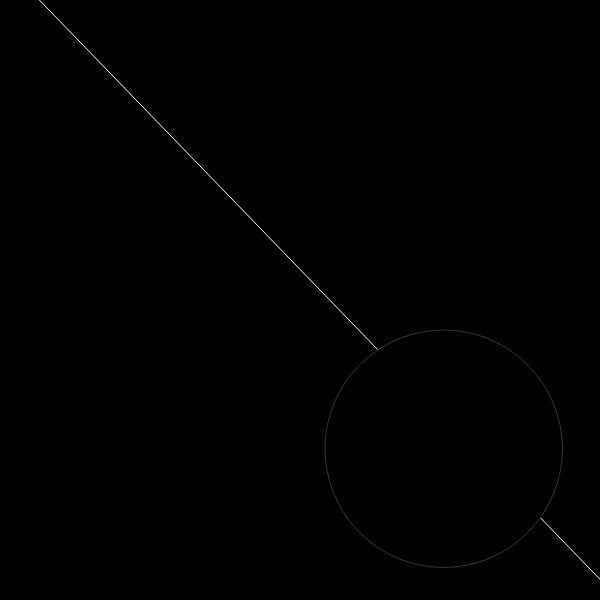
Frame 1 (no input)
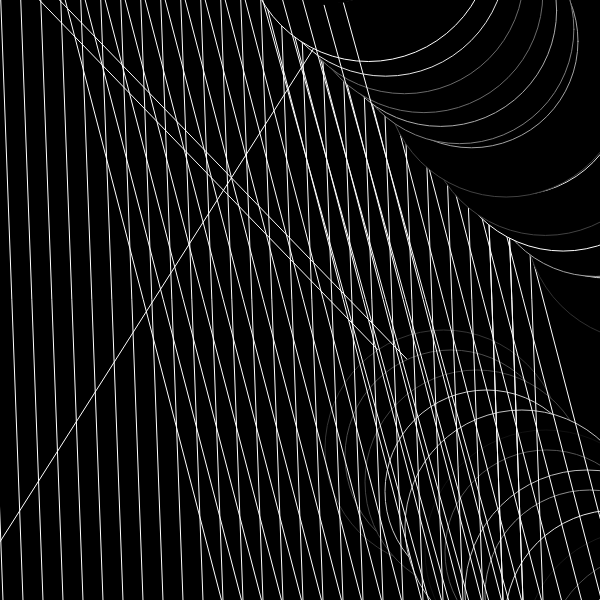
Frame 60 (no input)
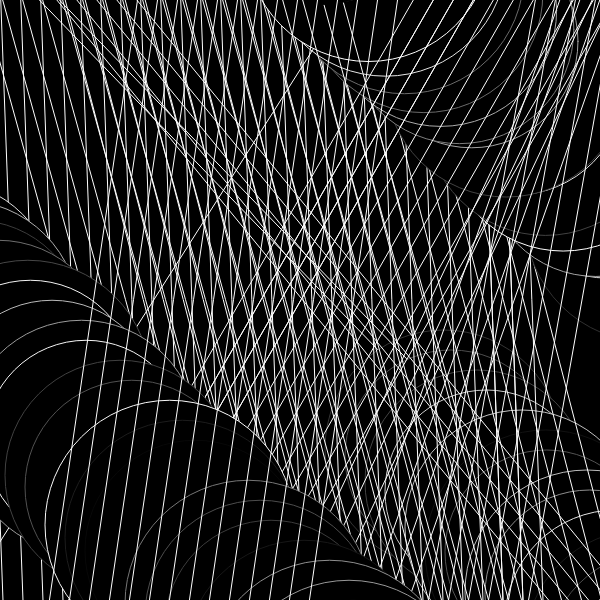
Frame 120 (the mouse pressed at the canvas centre since frame 60)

The p5.js sketch that drew these frames (run headless with seeded random() and noise() and a simulated clock; from frame 60 on, the mouse is pressed at the canvas centre):

// p5.js sketch
// ── sketch.js
  var ex = 300;
  var ey = 300;
  var r = 0;

  var direction = 1;
  var speed = 20;

  var lx = 0;
  var ly = -20;
  var ly2 = 600;
  var lx2 = 600;

function setup() {
  createCanvas(600, 600);
    background(0);
      ellipseMode(CORNER);

}

function draw() {


  ex += speed * direction
  ey += speed * direction
  lx += speed * direction
  lx2 += speed * direction

stroke(255);
 strokeWeight(1);
  line(lx, ly, lx2, ly2);


  if((ex > width+200) || (ex < -200)) {
   direction = -direction;
   ey = random(-50, 650);
   rotate(360, ex);
  }

  if((lx > width+20) || (lx < -20)){
   lx = random(-20, 620);
  }

  if((lx2 > width+20) || (lx2 < -20)){
    lx2 = random(-20, 620);
  }

fill(random(0));
 stroke(random(0, 255));
  strokeWeight(1);
  translate(5, 10);
  ellipse(ex, ey, random(200, 250));

}
